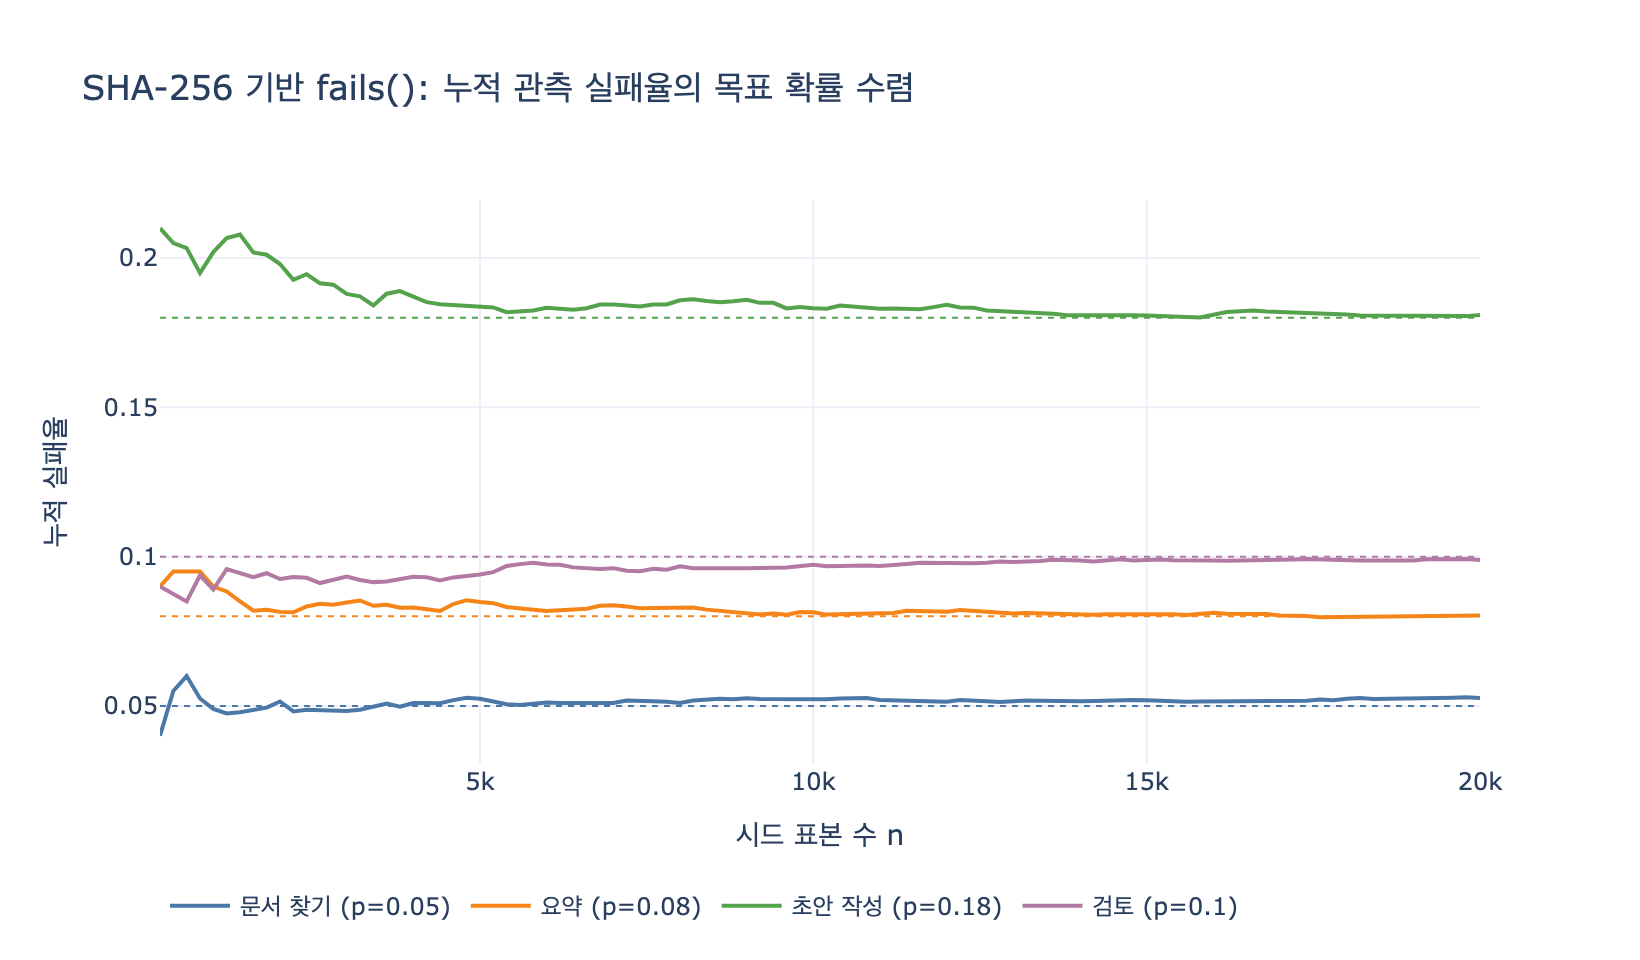

Python code for this plot:
# %% [markdown]
# # `fails()` 함수는 왜 해시를 쓰는가?
#
# 18장의 `fails()`는 LLM 단계의 «실패»를 흉내 내는 가짜 함수다.
# `random.random()` 대신 **SHA-256 해시**를 쓰는 이유는 하나 —
# **결정론적 실패 판정**을 위해서다.
#
# - 단계 이름·시도 횟수·시드를 `"{step_name}|{attempt}|{seed}"`로 묶어 SHA-256으로 해싱
# - 같은 입력이면 언제 어디서 돌려도 **같은 결과**가 나온다 (재현 가능한 실험)
# - 해시 출력은 사실상 균등분포이므로, 앞 4바이트를 $[0,1)$ 실수로 바꾸면
#   $P(r < p) \approx p$ — 목표 실패 확률 $p$를 그대로 흉내 낼 수 있다
#
# $$r = \frac{\text{int}(h[0..4])}{2^{32}-1} \sim U(0,1), \qquad \text{fail} \iff r < p$$

# %%
# 필요 패키지: plotly, kaleido (시각화·PNG 저장용. 없으면 시각화 셀만 건너뜀)
import hashlib
from pathlib import Path


def _show(fig):
    try:
        from IPython import get_ipython
        if get_ipython() is not None:  # VSCode 셀/Jupyter에서만 렌더링
            fig.show()
    except ImportError:
        pass


HERE = Path(__file__).resolve().parent if "__file__" in dir() else Path.cwd()

# %% [markdown]
# ## 1. 책의 `fails()` 재구현
#
# 원본 그대로: 네 단계 각각에 실측 기반 실패 확률이 붙어 있다.

# %%
STEPS = [
    # 이름, 걸리는 시간(초), 토큰, 실패 확률
    ("문서 찾기",   12, 3_200, 0.05),
    ("요약",         8, 5_100, 0.08),
    ("초안 작성",   31, 8_400, 0.18),
    ("검토",        14, 4_300, 0.10),
]

FAIL_P = {name: p for name, _, _, p in STEPS}


def fails(step_name, attempt, seed=0):
    """결정론적 «실패» 판정. 같은 입력이면 같은 결과가 나온다."""
    h = hashlib.sha256(f"{step_name}|{attempt}|{seed}".encode()).digest()
    r = int.from_bytes(h[:4], "big") / 0xFFFFFFFF
    return r < FAIL_P[step_name]


# 내부에서 뽑히는 r 값도 따로 보고 싶으니 헬퍼를 하나 더
def draw_r(step_name, attempt, seed=0):
    h = hashlib.sha256(f"{step_name}|{attempt}|{seed}".encode()).digest()
    return int.from_bytes(h[:4], "big") / 0xFFFFFFFF


for name in FAIL_P:
    r = draw_r(name, attempt=1, seed=0)
    print(f"{name:6s}  r={r:.4f}  p={FAIL_P[name]:.2f}  -> 실패? {fails(name, 1, 0)}")
# 출력:
# 문서 찾기   r=0.9328  p=0.05  -> 실패? False
# 요약      r=0.6729  p=0.08  -> 실패? False
# 초안 작성   r=0.3421  p=0.18  -> 실패? False
# 검토      r=0.1106  p=0.10  -> 실패? False

# %% [markdown]
# ## 2. 재현성 확인 — 같은 입력이면 항상 같은 결과
#
# `random.random()`이었다면 호출할 때마다 결과가 달라져서
# «체인 vs 그래프» 비교 실험이 매번 다른 얘기를 하게 된다.
# 해시 기반이면 몇 번을 다시 돌려도, 프로세스를 재시작해도 판정이 똑같다.

# %%
# 같은 (단계, 시도, 시드)를 1000번 호출해도 결과는 하나
results = {fails("초안 작성", attempt=3, seed=7) for _ in range(1000)}
print("1000번 반복 호출 결과 집합:", results)

# 시드/시도가 바뀌면 판정도 바뀔 수 있다 (독립적인 «주사위»)
for seed in range(5):
    row = [fails("초안 작성", attempt=a, seed=seed) for a in range(1, 7)]
    print(f"seed={seed}: 시도 1~6 실패 여부 = {row}")
# 출력:
# 1000번 반복 호출 결과 집합: {False}
# seed=0: 시도 1~6 실패 여부 = [False, False, False, True, False, False]
# seed=1: 시도 1~6 실패 여부 = [False, False, False, False, False, False]
# seed=2: 시도 1~6 실패 여부 = [False, True, False, False, False, False]
# seed=3: 시도 1~6 실패 여부 = [False, False, False, False, False, False]
# seed=4: 시도 1~6 실패 여부 = [False, False, True, False, False, False]

# %% [markdown]
# ## 3. 대조: `random.random()`이었다면?
#
# 전역 난수는 호출 순서에 따라 값이 달라진다.
# 즉 «검토 단계, 3번째 시도»의 실패 여부가
# 그 앞에서 난수를 몇 번 썼는지에 **의존**하게 된다.
# 해시 방식은 입력만으로 값이 정해지므로 호출 순서와 무관하다.

# %%
import random

random.seed(42)
a = [random.random() < 0.18 for _ in range(3)]

random.seed(42)
random.random()  # 앞에서 난수를 한 번 «다른 용도»로 소비
b = [random.random() < 0.18 for _ in range(3)]

print("random 방식: 호출 순서가 다르면 판정이 어긋난다 ->", a, "vs", b)
print("해시 방식:   순서 무관, 입력이 같으면 항상",
      [fails("초안 작성", i, 42) for i in range(3)])
# 출력:
# random 방식: 호출 순서가 다르면 판정이 어긋난다 -> [False, True, False] vs [True, False, False]
# 해시 방식:   순서 무관, 입력이 같으면 항상 [True, False, False]
# (참고: random 예시의 True/False 배치는 파이썬 버전에 따라 다를 수 있음)

# %% [markdown]
# ## 4. 해시값의 균등분포 — 목표 실패율에 수렴하는가
#
# SHA-256 출력은 통계적으로 균등하므로 $r \sim U(0,1)$로 취급할 수 있고,
# 표본 수 $n$이 커지면 관측 실패율이 목표 $p$로 수렴해야 한다:
#
# $$\hat{p}_n = \frac{1}{n}\sum_{i=1}^{n} \mathbb{1}[r_i < p] \xrightarrow{n\to\infty} p$$

# %%
N = 20_000
print(f"{'단계':8s} {'목표 p':>8s} {'관측 실패율(n=20000)':>20s}")
observed = {}
for name, _, _, p in STEPS:
    hits = sum(fails(name, attempt=1, seed=s) for s in range(N))
    observed[name] = hits / N
    print(f"{name:8s} {p:8.3f} {observed[name]:20.4f}")
# 출력:
# 단계           목표 p      관측 실패율(n=20000)
# 문서 찾기       0.050               0.0527
# 요약          0.080               0.0803
# 초안 작성       0.180               0.1809
# 검토          0.100               0.0989

# %% [markdown]
# ## 5. 시각화 — 시드 수를 늘릴수록 관측 실패율이 목표선에 붙는다

# %%
try:
    import plotly.graph_objects as go

    fig = go.Figure()
    colors = ["#4C78A8", "#F58518", "#54A24B", "#B279A2"]
    ns = list(range(200, N + 1, 200))

    for (name, _, _, p), c in zip(STEPS, colors):
        flags = [fails(name, attempt=1, seed=s) for s in range(N)]
        cum, running = [], 0
        for i, f in enumerate(flags, 1):
            running += f
            if i % 200 == 0:
                cum.append(running / i)
        fig.add_trace(go.Scatter(x=ns, y=cum, mode="lines",
                                 name=f"{name} (p={p})", line=dict(color=c)))
        fig.add_hline(y=p, line=dict(color=c, dash="dot", width=1))

    fig.update_layout(
        title="SHA-256 기반 fails(): 누적 관측 실패율의 목표 확률 수렴",
        xaxis_title="시드 표본 수 n", yaxis_title="누적 실패율",
        template="plotly_white", width=820, height=480,
        legend=dict(orientation="h", y=-0.2),
    )
    _show(fig)
    fig.write_image(str(HERE / "expy.png"), scale=2)  # kaleido 필요
    print("expy.png 저장 완료")
except ImportError as e:
    print("시각화 건너뜀 (패키지 없음):", e)
# 출력:
# expy.png 저장 완료

# %% [markdown]
# ## 정리
#
# | 방식 | 재현성 | 균등분포 | 호출 순서 의존 |
# |---|---|---|---|
# | `random.random()` | 시드 고정해도 호출 순서에 민감 | O | **O (문제)** |
# | SHA-256 해시 | 입력만으로 완전 결정 | O (통계적 균등) | X |
#
# 요컨대 `fails()`는 해시를 **«입력에만 의존하는 순수 함수형 난수»**로 쓴다.
# 덕분에 API 키 없이도, 몇 번을 다시 돌려도 똑같이 재현되는 실험이 되면서
# 실패 확률 자체는 실측값 $p$를 정확히 따라간다.
